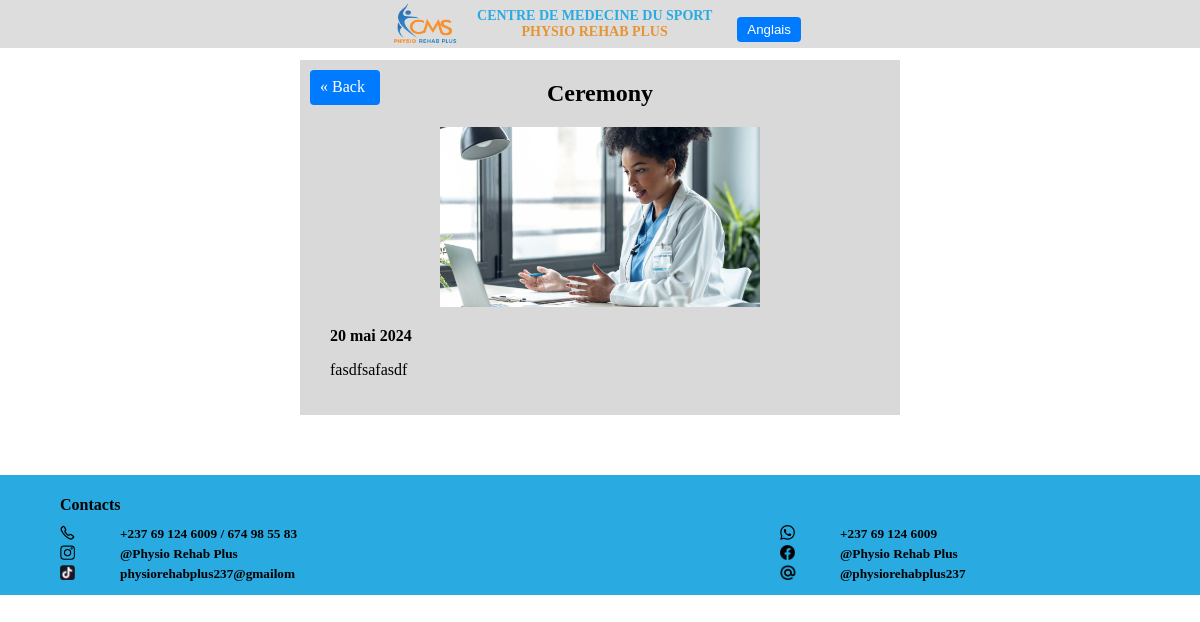
The app's page /fr/event/7/ with its own data.
### Physio/models.py (models this page shows, shortened)
class Event(models.Model):
    event_name = models.CharField(max_length=100)
    event_name_en = models.CharField(max_length=100,default='')
    event_cover = models.ImageField(upload_to='events/')
    date = models.DateField()
    details = models.TextField()
    details_en = models.TextField(default='')

### Physio/views.py (the view)
# urls.py: path('event/<int:event_id>/', views.event, name='event'),
def event(request, event_id):
    template = 'event_page.html'
    event_detail = get_object_or_404(Event, id=event_id)
    event_images = EventImage.objects.filter(event=event_detail)
    context = {'event_detail': event_detail, 'event_images': event_images}
    return render(request, template, context)

### Physio/templates/event_page.html (shortened to what this page needs)
{% extends 'base.html' %}
{% load i18n %}
{% block content %}
    {% load static %}
    <link rel="stylesheet" href="{% static 'style.css' %}">
    <div class="consultation_box">
        <a href="{% url 'index' %}" class="back-button"> « Back </a>
        {% get_current_language as LANGUAGE_CODE %}
        <h2 class="consultation_title">
            {% if LANGUAGE_CODE == 'en' %}
                {{ event_detail.event_name_en }}
            {% else %}
                {{ event_detail.event_name }}
            {% endif %}
        </h2>
        {% if event_images %}
            <div class="slideshow-container">
                {% for image in event_images %}
                    <div class="mySlides fade">
                        <img src="{{ image.image.url }}" alt="Event Photo"
                             style="width:90%; display: block; margin: auto; position: relative; top: 50%; transform: translateY(-50%);">
                    </div>
                {% endfor %}
                <a class="prev" onclick="plusSlides(-1)">&#10094;</a>
                <a class="next" onclick="plusSlides(1)">&#10095;</a>
            </div>
            <ol></ol>
            <div style="text-align:center">
                {% for image in event_images %}
                    <span class="dot" onclick="currentSlide({{ forloop.counter }})"></span>
                {% endfor %}
            </div>
        {% else %}
            <img class="event_page_image" src="{{ event_detail.event_cover.url }}" alt="Event Photo">
        {% endif %}
        <label class="consultation_detail">
            <b>{{ event_detail.date }}</b>
            <p>
                {% if LANGUAGE_CODE == 'en' %}
                    {{ event_detail.details.en }}
                {% else %}
                    {{ event_detail.details }}
                {% endif %}
            </p>
        </label>
    </div>
{% endblock %}

### Physio/static/style.css (style rules this page uses)
* { box-sizing: border-box }
.consultation_box { position: relative; max-width: 600px; display: block; margin: 60px auto; background-color: #D9D9D9 }
.event_page_image { width: fit-content; height: 200px; padding-bottom: 20px; display: block; margin: auto }
.consultation_title { width: 100%; height: 100%; text-align: center; color: black; word-wrap: break-word; padding-top: 20px; }
.back-button { width: 70px; height: 35px; position: absolute; padding: 8px 10px; margin: 10px; color: #ffffff; background-color: #007BFF; text-decoration: none; border-radius: 4px; transition: background-color 0.3s; }
.consultation_detail { width: 90%; display: block; margin: auto; padding-bottom: 20px; }

### records on screen
Event: event_name "Ceremony", event_cover (picture), date "20 mai 2024", details "fasdfsafasdf"

### other values on screen
{{ lang.1 }} "Anglais"
